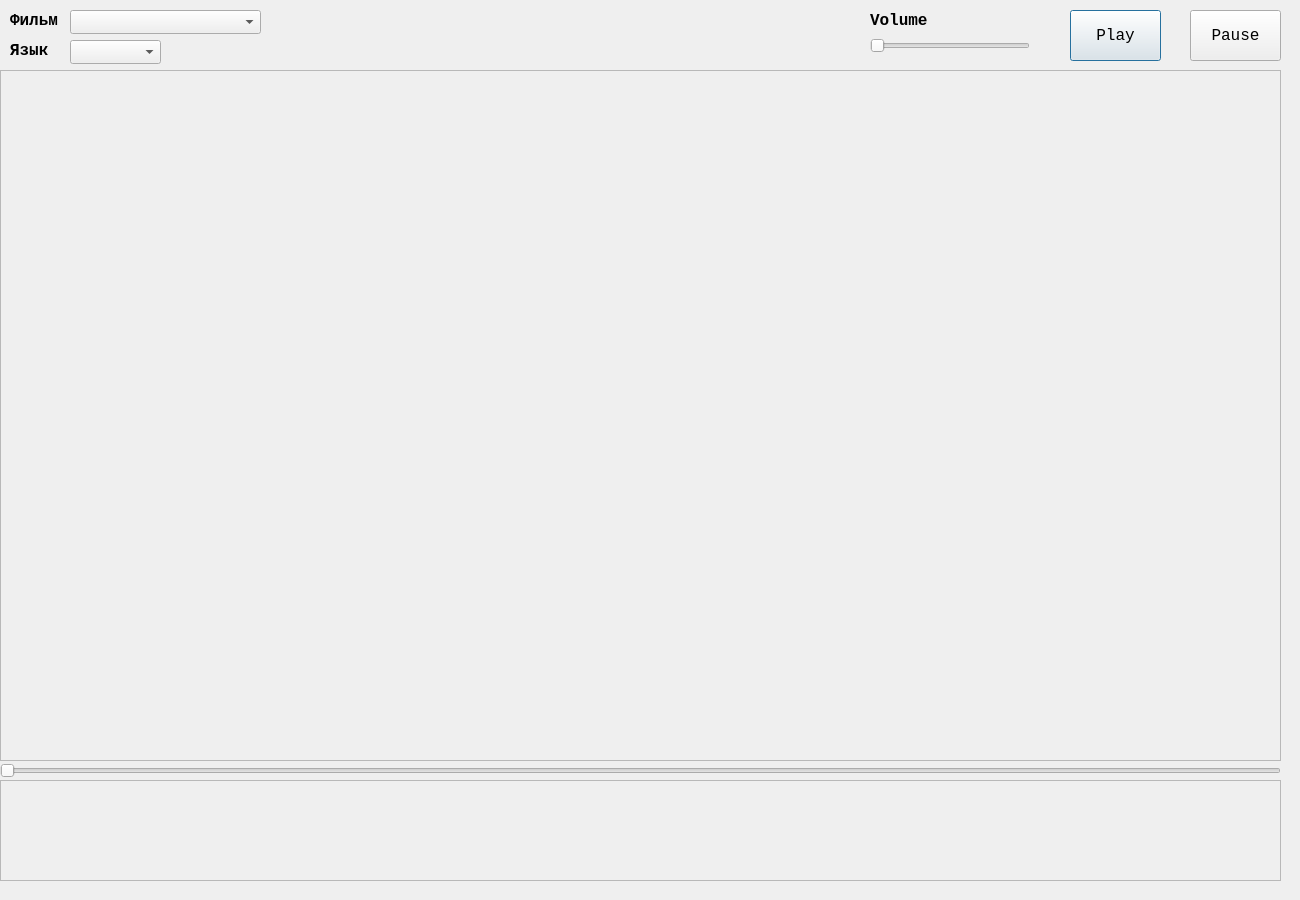
<?xml version="1.0" encoding="UTF-8"?>
<ui version="4.0">
 <class>Dialog</class>
 <widget class="QDialog" name="Dialog">
  <property name="geometry">
   <rect>
    <x>0</x>
    <y>0</y>
    <width>1300</width>
    <height>900</height>
   </rect>
  </property>
  <property name="minimumSize">
   <size>
    <width>1300</width>
    <height>900</height>
   </size>
  </property>
  <property name="maximumSize">
   <size>
    <width>1300</width>
    <height>900</height>
   </size>
  </property>
  <property name="windowTitle">
   <string>Dialog</string>
  </property>
  <widget class="QFrame" name="VideoCanvas">
   <property name="enabled">
    <bool>false</bool>
   </property>
   <property name="geometry">
    <rect>
     <x>0</x>
     <y>70</y>
     <width>1281</width>
     <height>691</height>
    </rect>
   </property>
   <property name="frameShape">
    <enum>QFrame::Shape::StyledPanel</enum>
   </property>
   <property name="frameShadow">
    <enum>QFrame::Shadow::Raised</enum>
   </property>
  </widget>
  <widget class="QLabel" name="FilmLabel">
   <property name="geometry">
    <rect>
     <x>10</x>
     <y>10</y>
     <width>61</width>
     <height>21</height>
    </rect>
   </property>
   <property name="font">
    <font>
     <family>Consolas</family>
     <pointsize>12</pointsize>
     <bold>true</bold>
    </font>
   </property>
   <property name="text">
    <string>Фильм</string>
   </property>
  </widget>
  <widget class="QLabel" name="LanguageLabel">
   <property name="geometry">
    <rect>
     <x>10</x>
     <y>40</y>
     <width>61</width>
     <height>21</height>
    </rect>
   </property>
   <property name="font">
    <font>
     <family>Consolas</family>
     <pointsize>12</pointsize>
     <bold>true</bold>
    </font>
   </property>
   <property name="text">
    <string>Язык</string>
   </property>
  </widget>
  <widget class="QComboBox" name="FilmComboBox">
   <property name="geometry">
    <rect>
     <x>70</x>
     <y>10</y>
     <width>191</width>
     <height>24</height>
    </rect>
   </property>
   <property name="font">
    <font>
     <family>Consolas</family>
    </font>
   </property>
  </widget>
  <widget class="QComboBox" name="LanguageComboBox">
   <property name="geometry">
    <rect>
     <x>70</x>
     <y>40</y>
     <width>91</width>
     <height>24</height>
    </rect>
   </property>
   <property name="font">
    <font>
     <family>Consolas</family>
    </font>
   </property>
  </widget>
  <widget class="QPushButton" name="PlayPushButton">
   <property name="geometry">
    <rect>
     <x>1070</x>
     <y>10</y>
     <width>91</width>
     <height>51</height>
    </rect>
   </property>
   <property name="font">
    <font>
     <family>Consolas</family>
     <pointsize>12</pointsize>
    </font>
   </property>
   <property name="text">
    <string>Play</string>
   </property>
  </widget>
  <widget class="QPushButton" name="PausePushButton">
   <property name="geometry">
    <rect>
     <x>1190</x>
     <y>10</y>
     <width>91</width>
     <height>51</height>
    </rect>
   </property>
   <property name="font">
    <font>
     <family>Consolas</family>
     <pointsize>12</pointsize>
    </font>
   </property>
   <property name="text">
    <string>Pause</string>
   </property>
  </widget>
  <widget class="QLabel" name="VolumeLabel">
   <property name="geometry">
    <rect>
     <x>870</x>
     <y>10</y>
     <width>61</width>
     <height>20</height>
    </rect>
   </property>
   <property name="font">
    <font>
     <family>Consolas</family>
     <pointsize>12</pointsize>
     <bold>true</bold>
    </font>
   </property>
   <property name="layoutDirection">
    <enum>Qt::LayoutDirection::LeftToRight</enum>
   </property>
   <property name="text">
    <string>Volume</string>
   </property>
  </widget>
  <widget class="QSlider" name="VolumeSlider">
   <property name="geometry">
    <rect>
     <x>870</x>
     <y>30</y>
     <width>160</width>
     <height>31</height>
    </rect>
   </property>
   <property name="orientation">
    <enum>Qt::Orientation::Horizontal</enum>
   </property>
  </widget>
  <widget class="QSlider" name="FilmSlider">
   <property name="geometry">
    <rect>
     <x>0</x>
     <y>750</y>
     <width>1281</width>
     <height>41</height>
    </rect>
   </property>
   <property name="orientation">
    <enum>Qt::Orientation::Horizontal</enum>
   </property>
  </widget>
  <widget class="QFrame" name="SubCanvas">
   <property name="geometry">
    <rect>
     <x>0</x>
     <y>780</y>
     <width>1281</width>
     <height>101</height>
    </rect>
   </property>
   <property name="frameShape">
    <enum>QFrame::Shape::StyledPanel</enum>
   </property>
   <property name="frameShadow">
    <enum>QFrame::Shadow::Raised</enum>
   </property>
  </widget>
 </widget>
 <resources/>
 <connections/>
</ui>
